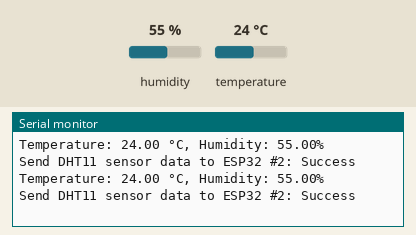
Simulated run of this sketch. Board: ESP8266 (NodeMCU). Shown: the last lines printed to the serial monitor. Inputs (shaded band) come from the test bench; at power-on: humidity 55 %, temperature 24 °C.

Above: at 2.8 s.
2.9 s: humidity set to 22 %
At 4.9 s:
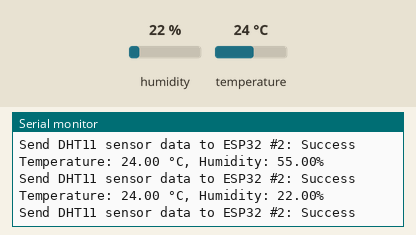
5.6 s: temperature set to 12 °C
At 7.3 s:
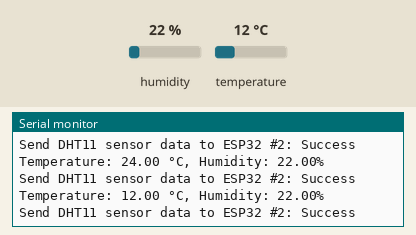
8.3 s: humidity set to 40 %
At 10.9 s:
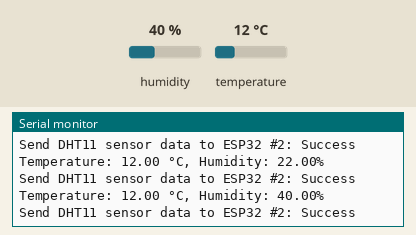
Timing chart, 0 to 12.4 s (numbered marks = the images above; inputs shaded):
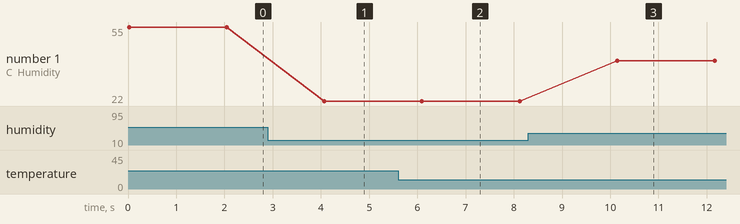

Measured:
- after the input at 2.9 s, the serial monitor: prints a new line after 1.2 s (image 1)
- after the input at 5.6 s, the serial monitor: prints a new line after 0.49 s (image 2)
- after the input at 8.3 s, the serial monitor: prints a new line after 1.8 s (image 3)
- plotted number 1: 55 → 22 after the input at 2.9 s, 22 → 40 after the input at 8.3 s

The sketch:

WahyuPriambodo_KodeSender1_ESP8266_ESPNOW.ino
```cpp
// ESP8266 #1: Send DHT11 sensor data to ESP32 #2 via ESPNOW
#include <ESP8266WiFi.h>
#include <espnow.h>
#include "DHT.h"

#define DPIN D4       // Set Pin GPIO4 untuk nerima inputan sensor DHT11
#define DTYPE DHT11   // Set tipe sensor DHT11

DHT dht(DPIN, DTYPE); // Instansiasi obyek `dht` dengan argumen `DPIN` dan `DTYPE`

// Alamat MAC penerima (ESP32)
// ESP32 Board MAC Address: cc:db:a7:16:cf:a4
uint8_t broadcastAddress[] = {0xCC, 0xDB, 0xA7, 0x16, 0xCF, 0xA4};  // Ganti dengan alamat MAC ESP32

// Struktur untuk mengirim data
typedef struct struct_message {
  float temp;
  float hum;
} struct_message;

struct_message myData;

// Callback saat data terkirim
void onSent(uint8_t *mac_addr, uint8_t sendStatus) {
  Serial.print("Send DHT11 sensor data to ESP32 #2: ");
  Serial.println(sendStatus == 0 ? "Success" : "Fail");
}

void setup() {
  Serial.begin(115200);

  // Inisialisasi DHT sensor
  dht.begin();

  // Inisialisasi WiFi dan ESPNOW
  WiFi.mode(WIFI_STA);
  if (esp_now_init() != 0) {
    Serial.println("Error initializing ESP-NOW");
    return;
  }

  // Register callback saat data terkirim
  esp_now_set_self_role(ESP_NOW_ROLE_CONTROLLER);
  esp_now_register_send_cb(onSent);

  // Register peer
  esp_now_add_peer(broadcastAddress, ESP_NOW_ROLE_SLAVE, 1, NULL, 0);
}

void loop() {
  float tc = dht.readTemperature();  // Baca suhu dalam Celcius
  float hu = dht.readHumidity();     // Baca kelembaban

  // Tampilkan di Serial Monitor
  Serial.print("Temperature: ");
  Serial.print(tc);
  Serial.print(" °C, Humidity: ");
  Serial.print(hu);
  Serial.println("%");

  // Siapkan data yang akan dikirim
  myData.temp = tc;
  myData.hum = hu;

  // Kirim data
  esp_now_send(broadcastAddress, (uint8_t *) &myData, sizeof(myData));

  delay(2000); // Kasih delay selama 2s
}
```
